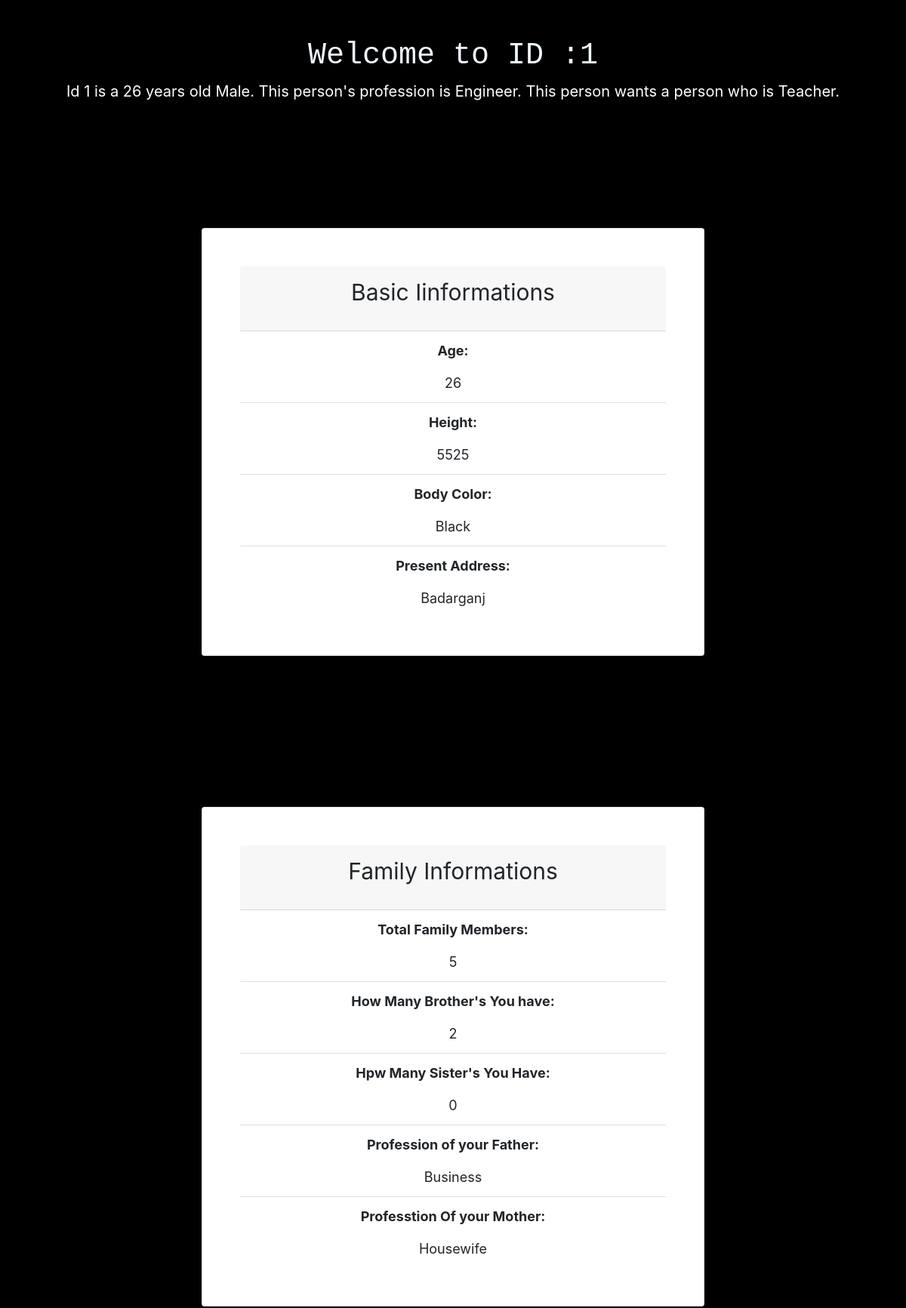
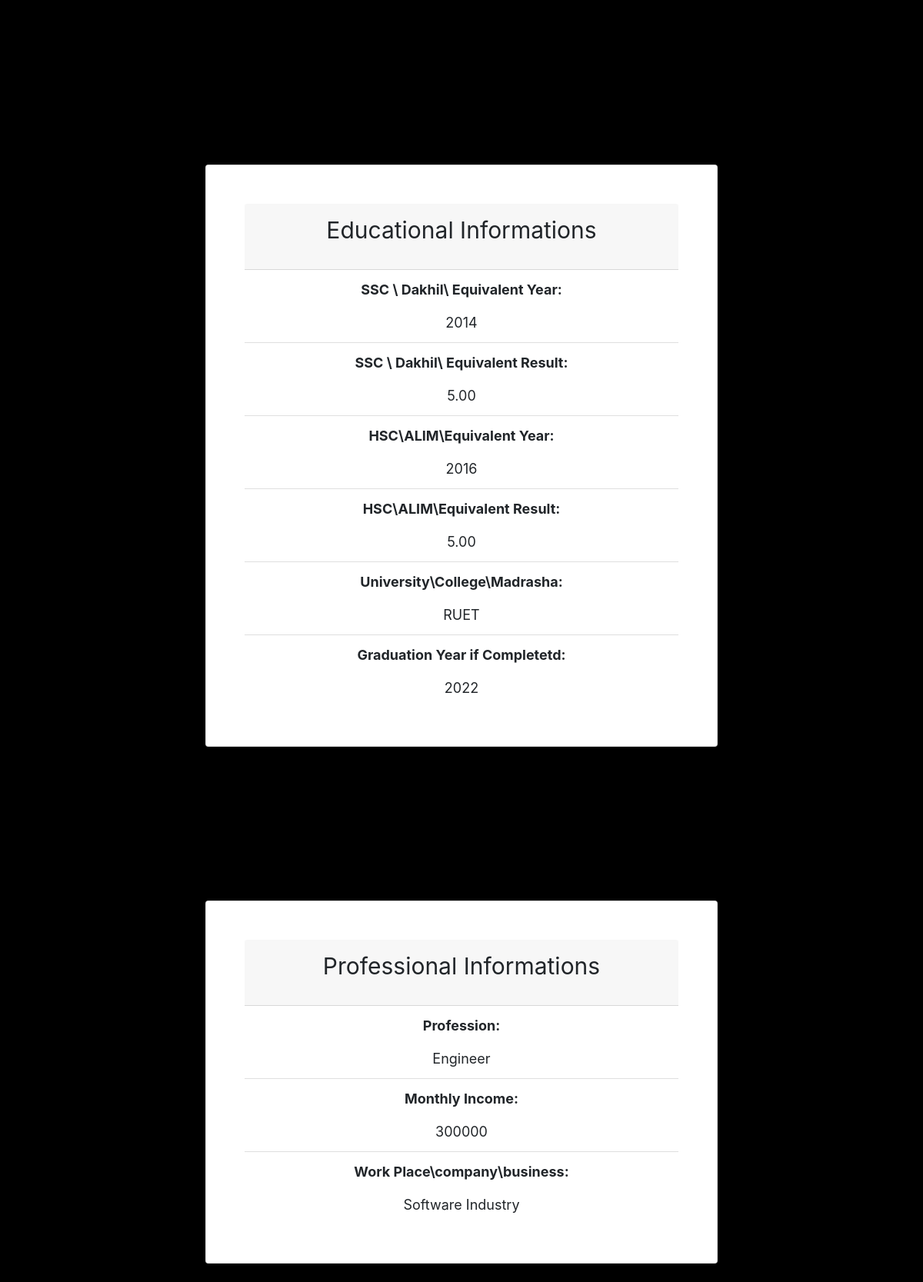
The page /see_details/1/ (upper part) on the database its author committed (2 pictures, top to bottom).
### app/models.py (models this page shows, shortened)
class Iitial_info(models.Model):
    full_name = models.CharField(max_length=20)
    age=models.IntegerField(null=True)
    gender = models.CharField(max_length=50,null=True)
    height=models.IntegerField(null=True)
    body_color= models.CharField(max_length=20,null=True)
    present_adress=models.CharField(max_length=50,null=True)
    user = models.OneToOneField(User, on_delete=models.CASCADE)
    img = models.ImageField(upload_to='images/',null=True)

class Professional_info(models.Model):
    user = models.OneToOneField(User, on_delete=models.CASCADE)
    profession=models.CharField(max_length=20,null=True)
    organization=models.CharField(max_length=20,null=True)
    monthly_income=models.CharField(max_length=20,null=True)

class  Desired_person(models.Model):
    user = models.OneToOneField(User, on_delete=models.CASCADE)
    desired_person_profession=models.CharField(max_length=80,null=True)
    desired_person_height=models.CharField(max_length=20,null=True)
    desired_person_age=models.CharField(max_length=20,null=True)
    desired_person_education=models.CharField(max_length=50,null=True)
    desired_person_qualities=models.CharField(max_length=200,null=True)

class Family_info(models.Model):
    user = models.OneToOneField(User, on_delete=models.CASCADE)
    total_members=models.CharField(max_length=100,null=True)
    father_profession=models.CharField(max_length=20,null=True)
    mother_profession=models.CharField(max_length=20,null=True)
    number_of_bro=models.CharField(max_length=20,null=True)
    number_of_sister=models.CharField(max_length=20,null=True)

class Educational_info(models.Model):
    user = models.OneToOneField(User, on_delete=models.CASCADE)
    ssc_year=models.IntegerField(null=True)
    ssc_result=models.CharField(max_length=20,null=True)
    hsc_year=models.IntegerField(null=True)
    hsc_result=models.CharField(max_length=20,null=True)
    university=models.CharField(max_length=20)
    subject=models.CharField(max_length=20,null=True)
    bachelor_completed_year=models.IntegerField(null=True)

### app/views.py (the view)
# urls.py: path('see_details/<int:id>/', views.see_details, name='see_details'),
def see_details(request,id):
    print(id)
    if id:
        user=User.objects.get(id=id)
        initial_info=Iitial_info.objects.get(user=user)
        family_info=Family_info.objects.get(user=user)
        educational_info=Educational_info.objects.get(user=user)
        professional_info=Professional_info.objects.get(user=user)
        desired_person=Desired_person.objects.get(user=user)
        context = {
            'id':id,
            'user':user,
            'initial_info':initial_info,
            'family_info':family_info,
            'educational_info':educational_info,
            'professional_info':professional_info,
            'desired_person':desired_person
        }
    return render(request,"see_details.html",context)

### app/templates/see_details.html (shortened to what this page needs)
<!DOCTYPE html>
<html lang="en">
<head>
    <link rel="stylesheet" href="https://cdn.jsdelivr.net/npm/bootstrap@4.0.0/dist/css/bootstrap.min.css">
  </head>
<body style="background-color: black;">
<div class="container" style="padding: 50px 50px;">
    <h1 style="text-align: center; font-family: 'Courier New', Courier, monospace; color: aliceblue;"> Welcome to ID :{{id}}</h1>
    <p style="color: #fff; text-align: center; font-size: 20px;"> Id {{id}} is a {{initial_info.age}} years old {{initial_info.gender}}. This person's profession is {{professional_info.profession}}.
      This  person wants a person who  is {{desired_person.desired_person_profession}}.
    </p>
</div>
    <div class="container">
        <div class="row">
        <div class="col-md-12" style="">
            <div class="card" style="width: 60%;">
                <div class="card-header">
                  <p > Basic Iinformations</p>
                </div>
                <ul class="list-group list-group-flush">
                  <li class="list-group-item"><p style="font-weight: 700;">Age: </p> {{initial_info.age}}</li>
                  <li class="list-group-item"><p style="font-weight: 700;">Height: </p> {{initial_info.height}}</li>
                  <li class="list-group-item"><p style="font-weight: 700;">Body Color: </p> {{initial_info.body_color}}</li>
                  <li class="list-group-item"><p style="font-weight: 700;">Present  Address: </p> {{initial_info.present_adress}}</li>
                </ul>
              </div>
        </div>
        <div class="col-md-12" style="display: flex; justify-content: center;">
            <div class="card" style="width: 60%;">
                <div class="card-header">
                  <p>Family Informations </p>
                </div>
                <ul class="list-group list-group-flush">
                    <li class="list-group-item"><p style="font-weight: 700;">Total Family Members: </p>{{family_info.total_members}}</li>
                    <li class="list-group-item"><p style="font-weight: 700;">How Many Brother's You have: </p>{{family_info.number_of_bro}}</li>
                    <li class="list-group-item"><p style="font-weight: 700;">Hpw Many Sister's You Have: </p>{{family_info.number_of_sister}}</li>
                    <li class="list-group-item"><p style="font-weight: 700;">Profession of your Father: </p>{{family_info.father_profession}}</li>
                    <li class="list-group-item"><p style="font-weight: 700;">Professtion Of your Mother: </p>{{family_info.mother_profession}}</li>
                </ul>
              </div>
        </div>
 </div>
 <div class="row">
    <div class="col-md-12" style="display: flex; justify-content: center;">
        <div class="card" style="width: 60%;">
            <div class="card-header">
            <p> Educational Informations</p>
            </div>
            <ul class="list-group list-group-flush">
              <li class="list-group-item"><p style="font-weight: 700;">SSC \ Dakhil\ Equivalent Year: </p> {{educational_info.ssc_year}}</li>
              <li class="list-group-item"><p style="font-weight: 700;">SSC \ Dakhil\ Equivalent Result: </p> {{educational_info.ssc_result}}</li>
              <li class="list-group-item"><p style="font-weight: 700;">HSC\ALIM\Equivalent Year: </p> {{educational_info.hsc_year}}</li>
              <li class="list-group-item"><p style="font-weight: 700;">HSC\ALIM\Equivalent Result: </p> {{educational_info.hsc_result}}</li>
              <li class="list-group-item"><p style="font-weight: 700;">University\College\Madrasha: </p> {{educational_info.university}}</li>
              <li class="list-group-item"><p style="font-weight: 700;">Graduation Year if Completetd: </p> {{educational_info.bachelor_completed_year}}</li>
            </ul>
          </div>
    </div>
    <div class="col-md-12" style="display: flex; justify-content: center;">
        <div class="card" style="width: 60%;">
            <div class="card-header">
             <p>Professional Informations</p>
            </div>
            <ul class="list-group list-group-flush">
                <li class="list-group-item"><p style="font-weight: 700;">Profession: </p>{{professional_info.profession}}</li>
                <li class="list-group-item"><p style="font-weight: 700;"> Monthly Income: </p>{{professional_info.monthly_income}}</li>
                <li class="list-group-item"><p style="font-weight: 700;"> Work Place\company\business: </p>{{professional_info.organization}}</li>
            </ul>
          </div>
    </div>
 </div>
    </div>
</body>
</html>

### app/templates/see_details.html (style rules this page uses)
.col-md-12 { display: flex; justify-content: center; margin: 100px 0px; }
.card-header p { text-align: center; font-size: 30px; }
.card ul li { text-align: center; font-size: 18px; }
.card { padding: 50px; }

### rows shown on the page
Iitial_info: age "26", gender "Male", height "5525", body_color "Black", present_adress "Badarganj"
Professional_info: profession "Engineer", monthly_income "300000", organization "Software Industry"
Desired_person: desired_person_profession "Teacher"
Family_info: total_members "5", number_of_bro "2", number_of_sister "0", father_profession "Business", mother_profession "Housewife"
Educational_info: ssc_year "2014", ssc_result "5.00", hsc_year "2016", hsc_result "5.00", university "RUET", bachelor_completed_year "2022"

### other values the page prints
{{ id }} "1"
